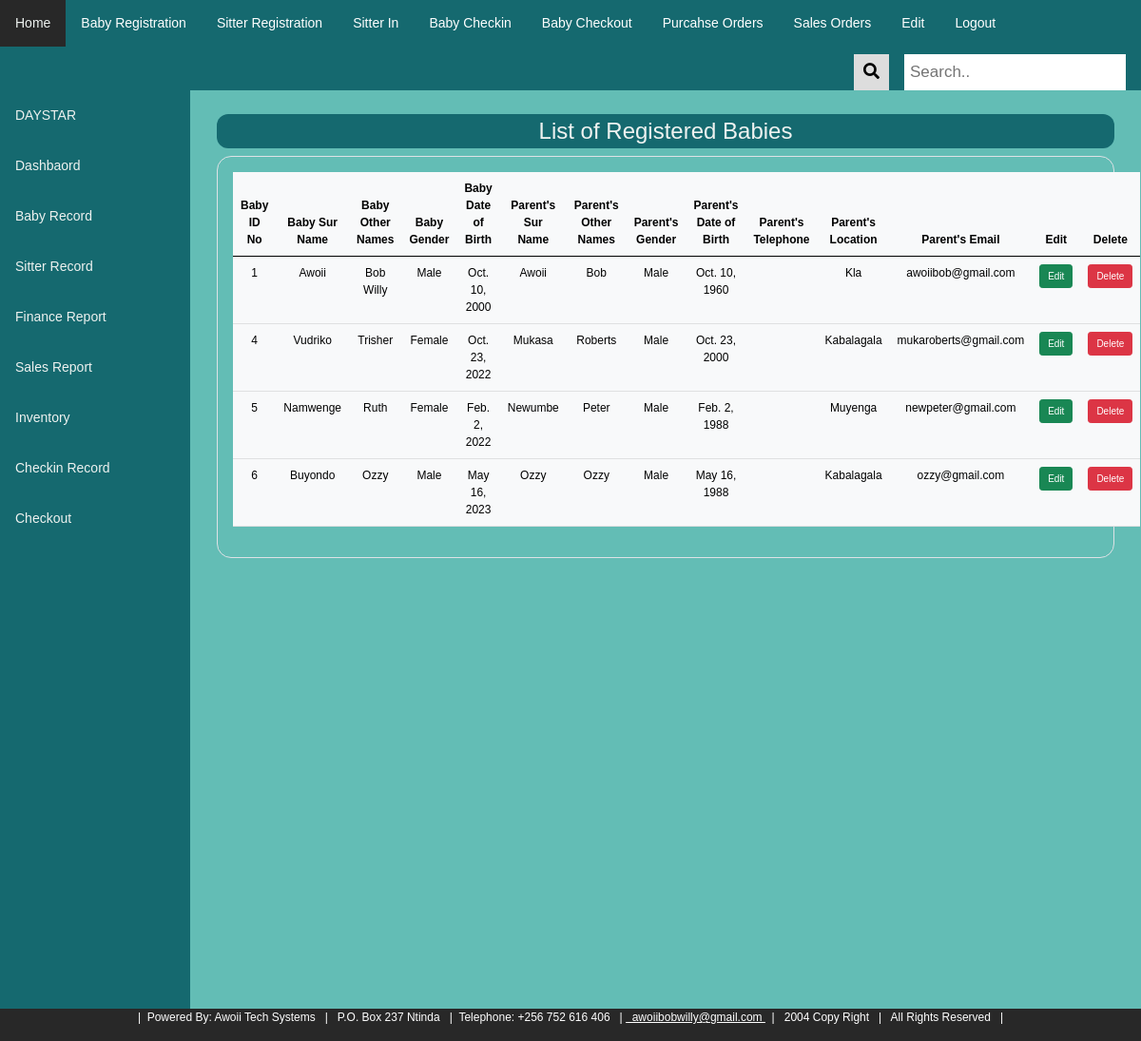
/babylist/ (signed in), run on the app's committed database.
### atsapp/models.py (models this page shows, shortened)
class Baby_Register(models.Model):
    babiz_sur_name = models.CharField(max_length=20)
    babiz_other_names = models.CharField(max_length=20)
    babiz_gender = models.CharField(max_length=20, choices=[('Male', 'Male'), ('Female', 'Female')])
    babiz_date_of_birth = models.DateField()
    parentz_sur_name = models.CharField(max_length=20)
    parentz_other_names = models.CharField(max_length=20)
    parentz_gender = models.CharField(max_length=20, choices=[('Male', 'Male'), ('Female', 'Female')])
    parentz_date_of_birth = models.DateField()
    parentz_telephone = models.IntegerField()
    parentz_address = models.CharField(max_length=50)
    parentz_email = models.EmailField(max_length=50)

### atsapp/views.py (the view)
# urls.py: path('babylist/', views.babyrecords, name='babylist'),
@login_required
def babyrecords (request):
    babylists = Baby_Register.objects.all()
    return render(request, 'atsapp/babylist.html', {'babylists':babylists})

### atsapp/templates/atsapp/babylist.html
{% extends 'atsapp/base.html' %}
{% load static %}
{% block content %}
<div class="container mt-4" style = "font-size: 12px; border-radius: 40px">
  <h4  class="infoheading">List of Registered Babies</h4>
  <div class="scrollable-div border p-3" style = "border-radius: 15px;">
    <table class="table table table-hover table-light">
      <thead>
        <tr>
          <th scope="col">Baby ID No</th>
          <th scope="col">Baby Sur Name</th>
          <th scope="col">Baby Other Names</th>
          <th scope="col">Baby Gender</th>
          <th scope="col">Baby Date of Birth</th>
          <th scope="col">Parent's Sur Name</th>
          <th scope="col">Parent's Other Names</th>
          <th scope="col">Parent's Gender</th>
          <th scope="col">Parent's Date of Birth</th>
          <th scope="col">Parent's Telephone</th>
          <th scope="col">Parent's Location</th>
          <th scope="col">Parent's Email</th>
          <th scope="col">Edit</th>
          <th scope="col">Delete</th>
        </tr>
      </thead>
      <tbody>
        {% for list in babylists %}
        <tr>
          <td>{{ list.id }}</td>
          <td>{{ list.babiz_sur_name }}</td>
          <td>{{ list.babiz_other_names }}</td>
          <td>{{ list.babiz_gender }}</td>
          <td>{{ list.babiz_date_of_birth }}</td>
          <td>{{ list.parentz_sur_name }}</td>
          <td>{{ list.parentz_other_names }}</td>
          <td>{{ list.parentz_gender }}</td>
          <td>{{ list.parentz_date_of_birth }}</td>
          <td>{{ list.parentz_telephonee }}</td>
          <td>{{ list.parentz_address }}</td>
          <td>{{ list.parentz_email }}</td>
          <td><a class = "btn btn-sm btn-success" href="{% url 'editbabies' list.id %}" style = "font-size: 10px;">Edit</a></td>
          <td><a class = "btn btn-sm btn-danger" href= "{% url 'deletbabies' list.id %}" style = "font-size: 10px;">Delete</a></td>
        </tr>
        {% endfor %}
      </tbody>
    </table>
</div>
  </div>
</div>
{% endblock %}

### atsapp/static/atsapp/css/stail.css (style rules this page uses)
body { margin: 0; font-family: Arial, Helvetica, sans-serif; background-color: rgb(99, 189, 181); font-size: 14px; }
.container { position: relative; text-align: center; color: white; }
.infoheading { background-color:rgb(21, 105, 111); border-radius: 12px; text-align: center; padding: 4px; text-align: center; color: rgb(238, 242, 240); margin-top: 20px; }

### data on the page
Baby_Register: id "1", babiz_sur_name "Awoii", babiz_other_names "Bob Willy", babiz_gender "Male", babiz_date_of_birth "Oct. 10, 2000", parentz_sur_name "Awoii", parentz_other_names "Bob", parentz_gender "Male", parentz_date_of_birth "Oct. 10, 1960", parentz_address "Kla", parentz_email "awoiibob@gmail.com"
Baby_Register: id "4", babiz_sur_name "Vudriko", babiz_other_names "Trisher", babiz_gender "Female", babiz_date_of_birth "Oct. 23, 2022", parentz_sur_name "Mukasa", parentz_other_names "Roberts", parentz_gender "Male", parentz_date_of_birth "Oct. 23, 2000", parentz_address "Kabalagala", parentz_email "mukaroberts@gmail.com"
Baby_Register: id "5", babiz_sur_name "Namwenge", babiz_other_names "Ruth", babiz_gender "Female", babiz_date_of_birth "Feb. 2, 2022", parentz_sur_name "Newumbe", parentz_other_names "Peter", parentz_gender "Male", parentz_date_of_birth "Feb. 2, 1988", parentz_address "Muyenga", parentz_email "newpeter@gmail.com"
Baby_Register: id "6", babiz_sur_name "Buyondo", babiz_other_names "Ozzy", babiz_gender "Male", babiz_date_of_birth "May 16, 2023", parentz_sur_name "Ozzy", parentz_other_names "Ozzy", parentz_gender "Male", parentz_date_of_birth "May 16, 1988", parentz_address "Kabalagala", parentz_email "ozzy@gmail.com"
